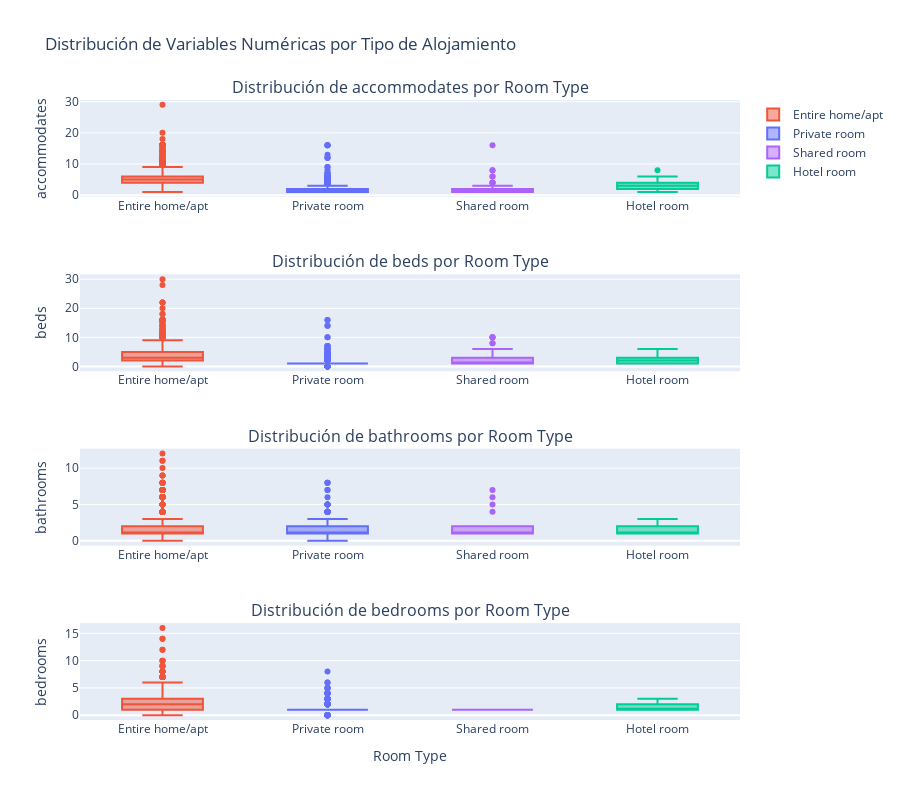

The code cell stored with this chart in its notebook:
### Markdown cell above
Comparación room_types con 'accommodates', 'beds', 'bathrooms','bedrooms'

### Code cell
import plotly.express as px
import pandas as pd
from plotly.subplots import make_subplots
import plotly.graph_objects as go

# Variables numéricas a comparar
num_vars = ['accommodates', 'beds', 'bathrooms','bedrooms']

# Obtener el orden de room_type y los room_types únicos
if 'df_us' in locals() and 'room_type' in df_us.columns:
    room_type_order = df_us['room_type'].value_counts().index.tolist()
    all_room_types = df_us['room_type'].unique()
elif 'df_us' in locals() and 'room_type' in df_us.columns:
    room_type_order = df_us['room_type'].value_counts().index.tolist()
    all_room_types = df_us['room_type'].unique()
else:
    print("La columna 'room_type' no se encuentra en los DataFrames disponibles.")
    exit()

# Definir un mapa de colores consistente para cada room_type
color_map = {rt: px.colors.qualitative.Plotly[i % len(px.colors.qualitative.Plotly)]
             for i, rt in enumerate(all_room_types)}

fig = make_subplots(rows=len(num_vars), cols=1,
                    subplot_titles=[f'Distribución de {var} por Room Type' for var in num_vars])

for i, var in enumerate(num_vars):
    if 'df_us' in locals() and 'room_type' in df_us.columns and room_type_order:
        for room_type in room_type_order:
            subset_df = df_us[df_us['room_type'] == room_type]
            fig.add_trace(go.Box(y=subset_df[var], x=[room_type] * len(subset_df),
                                 name=room_type,
                                 marker_color=color_map[room_type],
                                 showlegend=(i == 0)),
                          row=i + 1, col=1)
    elif 'df_us' in locals() and 'room_type' in df_us.columns and room_type_order:
        for room_type in room_type_order:
            subset_df = df_us[df_us['room_type'] == room_type]
            fig.add_trace(go.Box(y=subset_df[var], x=[room_type] * len(subset_df),
                                 name=room_type,
                                 marker_color=color_map[room_type],
                                 showlegend=(i == 0)),
                          row=i + 1, col=1)

fig.update_layout(title_text='Distribución de Variables Numéricas por Tipo de Alojamiento', height=200 * len(num_vars))
fig.update_xaxes(title_text='Room Type', row=len(num_vars), col=1)

for i, var in enumerate(num_vars):
    fig.update_yaxes(title_text=var, row=i + 1, col=1)

fig.show()

### Figure 1 — Plotly figure (JSON) as saved in the notebook; plotly's stock layout.template omitted (floating-point values rounded to 4 significant figures; data arrays with more than 128 entries replaced by an {"elided": "..."} marker saying what was removed)
{"data": [{"marker": {"color": "#EF553B"}, "name": "Entire home/apt", "showlegend": true, "type": "box", "x": {"elided": "4780 str values"}, "xaxis": "x", "y": {"elided": "4780 int values"}, "yaxis": "y"}, {"marker": {"color": "#636EFA"}, "name": "Private room", "showlegend": true, "type": "box", "x": {"elided": "1875 str values"}, "xaxis": "x", "y": {"elided": "1875 int values"}, "yaxis": "y"}, {"marker": {"color": "#AB63FA"}, "name": "Shared room", "showlegend": true, "type": "box", "x": ["Shared room", "Shared room", "Shared room", "Shared room", "Shared room", "Shared room", "Shared room", "Shared room", "Shared room", "Shared room", "Shared room", "Shared room", "Shared room", "Shared room", "Shared room", "Shared room", "Shared room", "Shared room", "Shared room", "Shared room", "Shared room", "Shared room", "Shared room", "Shared room", "Shared room", "Shared room", "Shared room", "Shared room", "Shared room", "Shared room", "Shared room", "Shared room", "Shared room", "Shared room", "Shared room", "Shared room", "Shared room", "Shared room", "Shared room", "Shared room", "Shared room", "Shared room", "Shared room"], "xaxis": "x", "y": [2, 1, 2, 2, 4, 1, 2, 2, 2, 6, 4, 1, 2, 1, 2, 3, 1, 1, 2, 2, 1, 1, 1, 2, 1, 1, 1, 1, 2, 8, 6, 8, 1, 4, 2, 1, 1, 2, 2, 1, 4, 1, 16], "yaxis": "y"}, {"marker": {"color": "#00CC96"}, "name": "Hotel room", "showlegend": true, "type": "box", "x": ["Hotel room", "Hotel room", "Hotel room", "Hotel room", "Hotel room", "Hotel room", "Hotel room", "Hotel room", "Hotel room", "Hotel room", "Hotel room", "Hotel room", "Hotel room", "Hotel room", "Hotel room", "Hotel room", "Hotel room", "Hotel room", "Hotel room", "Hotel room", "Hotel room", "Hotel room", "Hotel room", "Hotel room", "Hotel room", "Hotel room", "Hotel room", "Hotel room", "Hotel room", "Hotel room", "Hotel room", "Hotel room", "Hotel room", "Hotel room", "Hotel room"], "xaxis": "x", "y": [6, 4, 1, 2, 2, 4, 6, 6, 6, 5, 2, 4, 2, 2, 3, 2, 3, 4, 8, 6, 3, 2, 2, 2, 2, 3, 2, 5, 4, 2, 2, 2, 2, 4, 2], "yaxis": "y"}, {"marker": {"color": "#EF553B"}, "name": "Entire home/apt", "showlegend": false, "type": "box", "x": {"elided": "4780 str values"}, "xaxis": "x2", "y": {"elided": "4780 float values"}, "yaxis": "y2"}, {"marker": {"color": "#636EFA"}, "name": "Private room", "showlegend": false, "type": "box", "x": {"elided": "1875 str values"}, "xaxis": "x2", "y": {"elided": "1875 float values"}, "yaxis": "y2"}, {"marker": {"color": "#AB63FA"}, "name": "Shared room", "showlegend": false, "type": "box", "x": ["Shared room", "Shared room", "Shared room", "Shared room", "Shared room", "Shared room", "Shared room", "Shared room", "Shared room", "Shared room", "Shared room", "Shared room", "Shared room", "Shared room", "Shared room", "Shared room", "Shared room", "Shared room", "Shared room", "Shared room", "Shared room", "Shared room", "Shared room", "Shared room", "Shared room", "Shared room", "Shared room", "Shared room", "Shared room", "Shared room", "Shared room", "Shared room", "Shared room", "Shared room", "Shared room", "Shared room", "Shared room", "Shared room", "Shared room", "Shared room", "Shared room", "Shared room", "Shared room"], "xaxis": "x2", "y": [1.0, 2.0, 2.0, 2.0, 1.0, 8.0, 1.0, 1.0, 1.0, 6.0, 4.0, 1.0, 1.0, 1.0, 1.0, 3.0, 1.0, 1.0, 2.0, 1.0, 3.0, 1.0, 1.0, 1.0, 1.0, 1.0, 1.0, 1.0, 2.0, 8.0, 6.0, 10.0, 1.0, 4.0, 1.0, 1.0, 1.0, 1.0, 2.0, 1.0, 3.0, 10.0, 10.0], "yaxis": "y2"}, {"marker": {"color": "#00CC96"}, "name": "Hotel room", "showlegend": false, "type": "box", "x": ["Hotel room", "Hotel room", "Hotel room", "Hotel room", "Hotel room", "Hotel room", "Hotel room", "Hotel room", "Hotel room", "Hotel room", "Hotel room", "Hotel room", "Hotel room", "Hotel room", "Hotel room", "Hotel room", "Hotel room", "Hotel room", "Hotel room", "Hotel room", "Hotel room", "Hotel room", "Hotel room", "Hotel room", "Hotel room", "Hotel room", "Hotel room", "Hotel room", "Hotel room", "Hotel room", "Hotel room", "Hotel room", "Hotel room", "Hotel room", "Hotel room"], "xaxis": "x2", "y": [2.0, 2.0, 1.0, 2.0, 1.0, 4.0, 3.0, 3.0, 5.0, 5.0, 2.0, 4.0, 2.0, 1.0, 1.0, 2.0, 1.0, 2.0, 6.0, 6.0, 3.0, 2.0, 1.0, 1.0, 1.0, 3.0, 1.0, 5.0, 4.0, 1.0, 2.0, 1.0, 2.0, 1.0, 1.0], "yaxis": "y2"}, {"marker": {"color": "#EF553B"}, "name": "Entire home/apt", "showlegend": false, "type": "box", "x": {"elided": "4780 str values"}, "xaxis": "x3", "y": {"elided": "4780 float values"}, "yaxis": "y3"}, {"marker": {"color": "#636EFA"}, "name": "Private room", "showlegend": false, "type": "box", "x": {"elided": "1875 str values"}, "xaxis": "x3", "y": {"elided": "1875 float values"}, "yaxis": "y3"}, {"marker": {"color": "#AB63FA"}, "name": "Shared room", "showlegend": false, "type": "box", "x": ["Shared room", "Shared room", "Shared room", "Shared room", "Shared room", "Shared room", "Shared room", "Shared room", "Shared room", "Shared room", "Shared room", "Shared room", "Shared room", "Shared room", "Shared room", "Shared room", "Shared room", "Shared room", "Shared room", "Shared room", "Shared room", "Shared room", "Shared room", "Shared room", "Shared room", "Shared room", "Shared room", "Shared room", "Shared room", "Shared room", "Shared room", "Shared room", "Shared room", "Shared room", "Shared room", "Shared room", "Shared room", "Shared room", "Shared room", "Shared room", "Shared room", "Shared room", "Shared room"], "xaxis": "x3", "y": [1.0, 2.0, 1.0, 2.0, 1.0, 1.0, 1.0, 1.0, 1.0, 1.0, 4.0, 1.0, 2.0, 2.0, 1.0, 1.0, 1.0, 2.0, 1.0, 1.0, 1.0, 1.0, 1.0, 1.0, 2.0, 1.0, 1.0, 1.0, 1.0, 7.0, 6.0, 2.0, 2.0, 5.0, 1.0, 1.0, 1.0, 1.0, 2.0, 1.0, 2.0, 2.0, 2.0], "yaxis": "y3"}, {"marker": {"color": "#00CC96"}, "name": "Hotel room", "showlegend": false, "type": "box", "x": ["Hotel room", "Hotel room", "Hotel room", "Hotel room", "Hotel room", "Hotel room", "Hotel room", "Hotel room", "Hotel room", "Hotel room", "Hotel room", "Hotel room", "Hotel room", "Hotel room", "Hotel room", "Hotel room", "Hotel room", "Hotel room", "Hotel room", "Hotel room", "Hotel room", "Hotel room", "Hotel room", "Hotel room", "Hotel room", "Hotel room", "Hotel room", "Hotel room", "Hotel room", "Hotel room", "Hotel room", "Hotel room", "Hotel room", "Hotel room", "Hotel room"], "xaxis": "x3", "y": [1.0, 2.0, 3.0, 1.0, 1.0, 1.0, 2.0, 2.0, 2.0, 2.0, 1.0, 2.0, 2.0, 1.0, 1.0, 1.0, 1.0, 1.0, 2.0, 2.0, 3.0, 1.0, 1.0, 1.0, 1.0, 1.0, 1.0, 1.0, 1.0, 1.0, 1.0, 1.0, 1.0, 1.0, 1.0], "yaxis": "y3"}, {"marker": {"color": "#EF553B"}, "name": "Entire home/apt", "showlegend": false, "type": "box", "x": {"elided": "4780 str values"}, "xaxis": "x4", "y": {"elided": "4780 float values"}, "yaxis": "y4"}, {"marker": {"color": "#636EFA"}, "name": "Private room", "showlegend": false, "type": "box", "x": {"elided": "1875 str values"}, "xaxis": "x4", "y": {"elided": "1875 float values"}, "yaxis": "y4"}, {"marker": {"color": "#AB63FA"}, "name": "Shared room", "showlegend": false, "type": "box", "x": ["Shared room", "Shared room", "Shared room", "Shared room", "Shared room", "Shared room", "Shared room", "Shared room", "Shared room", "Shared room", "Shared room", "Shared room", "Shared room", "Shared room", "Shared room", "Shared room", "Shared room", "Shared room", "Shared room", "Shared room", "Shared room", "Shared room", "Shared room", "Shared room", "Shared room", "Shared room", "Shared room", "Shared room", "Shared room", "Shared room", "Shared room", "Shared room", "Shared room", "Shared room", "Shared room", "Shared room", "Shared room", "Shared room", "Shared room", "Shared room", "Shared room", "Shared room", "Shared room"], "xaxis": "x4", "y": [1.0, 1.0, 1.0, 1.0, 1.0, 1.0, 1.0, 1.0, 1.0, 1.0, 1.0, 1.0, 1.0, 1.0, 1.0, 1.0, 1.0, 1.0, 1.0, 1.0, 1.0, 1.0, 1.0, 1.0, 1.0, 1.0, 1.0, 1.0, 1.0, 1.0, 1.0, 1.0, 1.0, 1.0, 1.0, 1.0, 1.0, 1.0, 1.0, 1.0, 1.0, 1.0, 1.0], "yaxis": "y4"}, {"marker": {"color": "#00CC96"}, "name": "Hotel room", "showlegend": false, "type": "box", "x": ["Hotel room", "Hotel room", "Hotel room", "Hotel room", "Hotel room", "Hotel room", "Hotel room", "Hotel room", "Hotel room", "Hotel room", "Hotel room", "Hotel room", "Hotel room", "Hotel room", "Hotel room", "Hotel room", "Hotel room", "Hotel room", "Hotel room", "Hotel room", "Hotel room", "Hotel room", "Hotel room", "Hotel room", "Hotel room", "Hotel room", "Hotel room", "Hotel room", "Hotel room", "Hotel room", "Hotel room", "Hotel room", "Hotel room", "Hotel room", "Hotel room"], "xaxis": "x4", "y": [2.0, 2.0, 1.0, 1.0, 1.0, 1.0, 2.0, 2.0, 3.0, 3.0, 1.0, 2.0, 1.0, 1.0, 1.0, 1.0, 1.0, 1.0, 3.0, 2.0, 1.0, 1.0, 1.0, 1.0, 1.0, 1.0, 1.0, 2.0, 1.0, 1.0, 1.0, 1.0, 1.0, 1.0, 1.0], "yaxis": "y4"}], "layout": {"annotations": [{"font": {"size": 16}, "showarrow": false, "text": "Distribución de accommodates por Room Type", "x": 0.5, "xanchor": "center", "xref": "paper", "y": 1, "yanchor": "bottom", "yref": "paper"}, {"font": {"size": 16}, "showarrow": false, "text": "Distribución de beds por Room Type", "x": 0.5, "xanchor": "center", "xref": "paper", "y": 0.7188, "yanchor": "bottom", "yref": "paper"}, {"font": {"size": 16}, "showarrow": false, "text": "Distribución de bathrooms por Room Type", "x": 0.5, "xanchor": "center", "xref": "paper", "y": 0.4375, "yanchor": "bottom", "yref": "paper"}, {"font": {"size": 16}, "showarrow": false, "text": "Distribución de bedrooms por Room Type", "x": 0.5, "xanchor": "center", "xref": "paper", "y": 0.1562, "yanchor": "bottom", "yref": "paper"}], "height": 800, "title": {"text": "Distribución de Variables Numéricas por Tipo de Alojamiento"}, "xaxis": {"anchor": "y", "domain": [0, 1]}, "xaxis2": {"anchor": "y2", "domain": [0, 1]}, "xaxis3": {"anchor": "y3", "domain": [0, 1]}, "xaxis4": {"anchor": "y4", "domain": [0, 1], "title": {"text": "Room Type"}}, "yaxis": {"anchor": "x", "domain": [0.8438, 1], "title": {"text": "accommodates"}}, "yaxis2": {"anchor": "x2", "domain": [0.5625, 0.7188], "title": {"text": "beds"}}, "yaxis3": {"anchor": "x3", "domain": [0.2812, 0.4375], "title": {"text": "bathrooms"}}, "yaxis4": {"anchor": "x4", "domain": [0, 0.1562], "title": {"text": "bedrooms"}}}}
